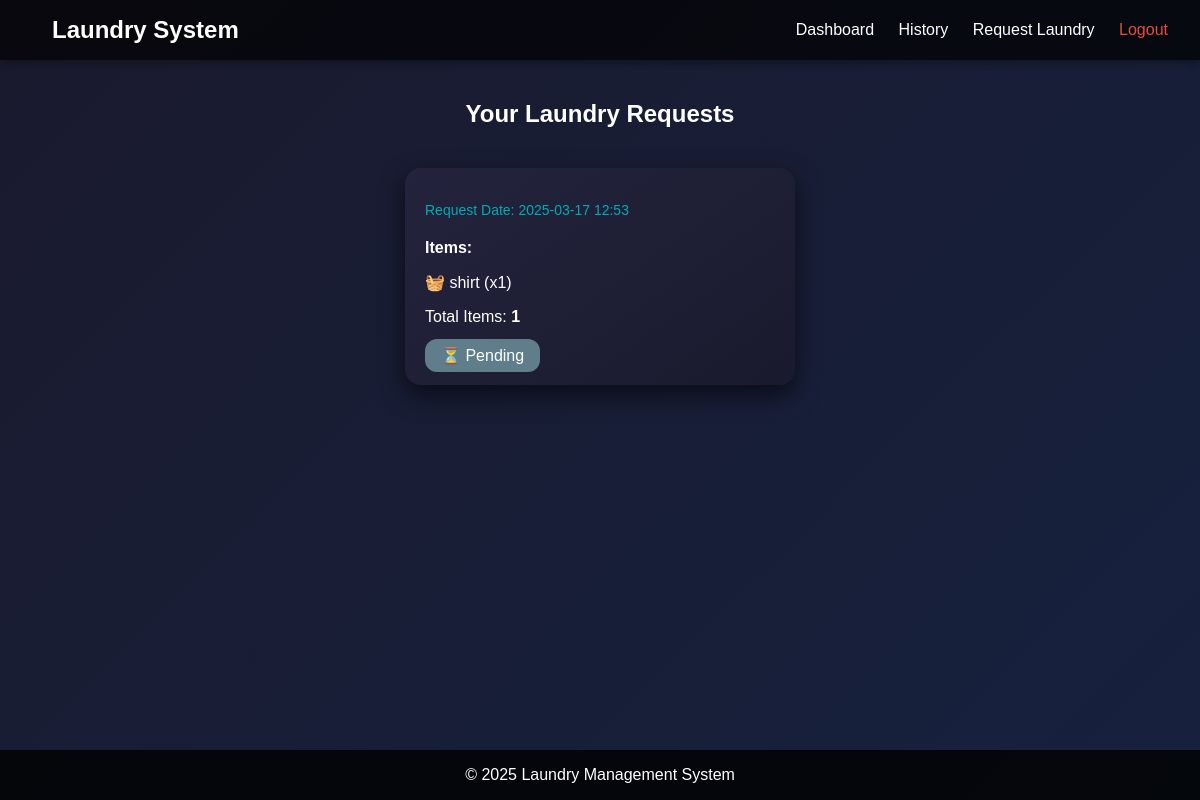
The app's page /dashboard/ (signed in), older data.
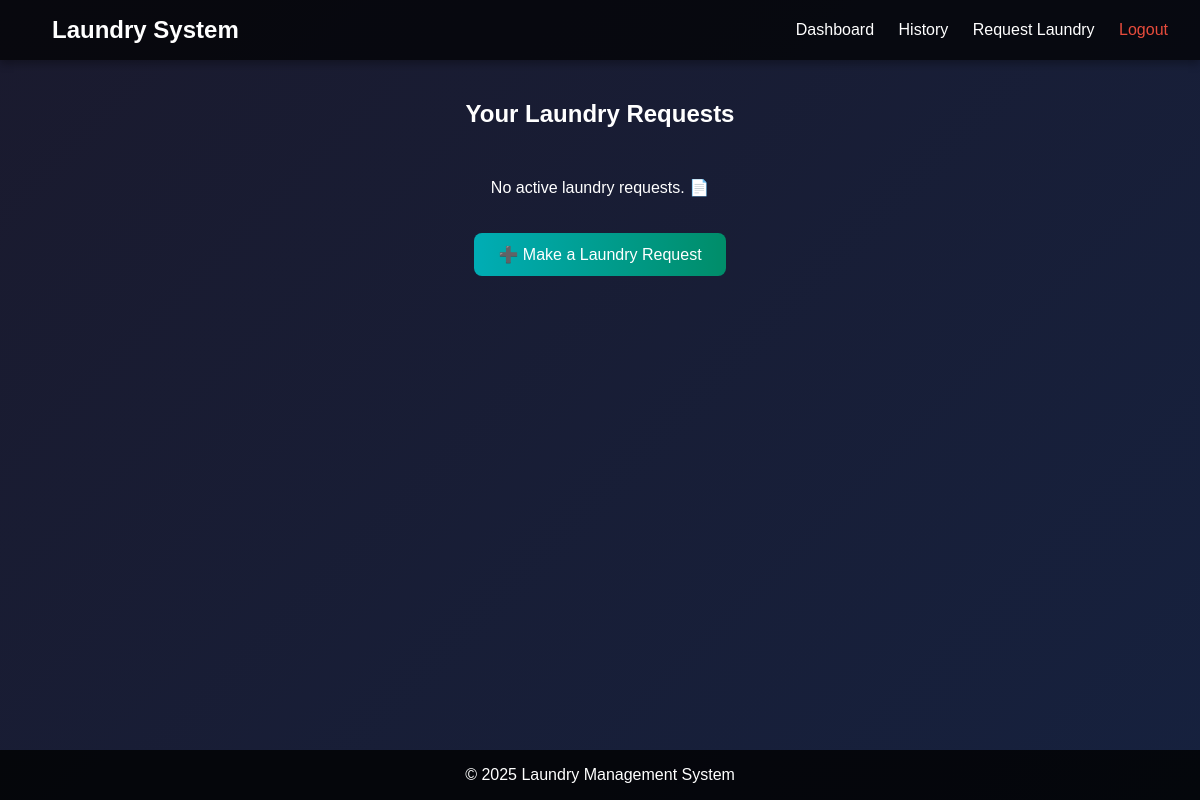
The same page, newer data.
### laundry/models.py (models this page shows, shortened)
class LaundryRequest(models.Model):
    STATUS_CHOICES = [
        ('Pending', 'Pending'),
        ('Recieved', 'Recieved'),
        ('In Progress', 'In Progress'),
        ('Completed', 'Completed'),
    ]
    user = models.ForeignKey(User, on_delete=models.CASCADE)
    items = models.ManyToManyField(LaundryItem, through='LaundryRequestItem')
    status = models.CharField(max_length=20, choices=STATUS_CHOICES, default='Pending')
    created_at = models.DateTimeField(auto_now_add=True)
    completed_at = models.DateTimeField(null=True, blank=True)  # New Field

class LaundryRequestItem(models.Model):
    laundry_request = models.ForeignKey(LaundryRequest, on_delete=models.CASCADE)
    item = models.ForeignKey(LaundryItem, on_delete=models.CASCADE)
    quantity = models.PositiveIntegerField(default=1)

class LaundryItem(models.Model):
    name = models.CharField(max_length=50, unique=True)

### laundry/views.py (the view)
# urls.py: path('dashboard/', views.dashboard, name='dashboard'),
@login_required
def dashboard(request):
    laundry_requests = LaundryRequest.objects.filter(user=request.user).exclude(status="Completed")
    return render(request, 'dashboard.html', {'requests': laundry_requests})

### laundry/templates/dashboard.html (shortened to what this page needs)
{% extends 'base.html' %}
{% block content %}
<h2 style="text-align: center; color: #ffffff; margin-bottom: 40px;">Your Laundry Requests</h2>
{% if requests %}
<div style="display: flex; flex-wrap: wrap; gap: 20px; justify-content: center;">
    {% for request in requests %}
    <div style="background: linear-gradient(145deg, #23233d, #1a1a2e); padding: 20px; border-radius: 16px; box-shadow: 0 10px 25px rgba(0,0,0,0.6); width: 350px; transition: transform 0.3s;">
        <p style="color: #00adb5; font-size: 14px; margin-bottom: 8px;">Request Date: {{ request.created_at|date:"Y-m-d H:i" }}</p>
        <h4 style="color: #ffffff; margin-bottom: 16px;">Items:</h4>
        <ul style="list-style: none; padding-left: 0; color: #ffffff;">
            {% for item in request.laundryrequestitem_set.all %}
                <li style="margin-bottom: 8px;">🧺 {{ item.item.name }} (x{{ item.quantity }})</li>
            {% endfor %}
        </ul>
        <p style="color: #ffffff; margin: 12px 0;">Total Items: <strong>{{ request.laundryrequestitem_set.all|length }}</strong></p>
        <div style="margin-top: 20px;">
            {% if request.status == 'Completed' %}
                <span style="background: #4CAF50; color: white; padding: 8px 16px; border-radius: 12px;">✅ Completed</span>
            {% elif request.status == 'In Progress' %}
                <span style="background: #FFC107; color: #1a1a2e; padding: 8px 16px; border-radius: 12px;">🔄 In Progress</span>
            {% else %}
                <span style="background: #607D8B; color: white; padding: 8px 16px; border-radius: 12px;">⏳ Pending</span>
            {% endif %}
        </div>
    </div>
    {% endfor %}
</div>
{% else %}
<div style="text-align: center; color: #ffffff; margin-top: 50px;">
    <p>No active laundry requests. 📄</p>
    <a href="{% url 'request_laundry' %}" style="display: inline-block; margin-top: 20px; padding: 12px 24px; border-radius: 8px; background: linear-gradient(90deg, #00adb5, #008d69); color: white; text-decoration: none; transition: background 0.3s;"
       onmouseover="this.style.background='linear-gradient(90deg, #008d69, #00adb5)'"
       onmouseout="this.style.background='linear-gradient(90deg, #00adb5, #008d69)'">
        ➕ Make a Laundry Request
    </a>
</div>
{% endif %}
{% endblock %}

Row changes from the older to the newer data that the page shows:
no longer on this page (row edited): LaundryRequest: created_at "2025-03-17 12:53", laundryrequestitem_set.all|length "1", status "⏳ Pending"
no longer on this page (row unchanged): LaundryRequestItem: item.name "shirt", quantity "1"
Text that changed along with them:
text now shown: "No active laundry requests. 📄 ➕ Make a Laundry Request"
